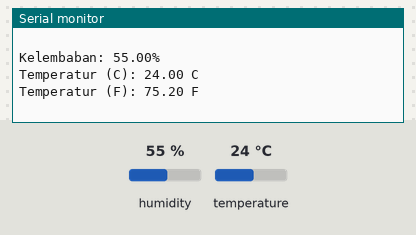
The sketch below on a simulated Arduino Uno, built with avr-gcc and run on an emulated ATmega328P. Parts: the last lines printed to the serial monitor. Inputs (shaded band) come from the test bench; at power-on: humidity 55 %, temperature 24 °C.

Above: at 3.3 s.
3.4 s: humidity set to 22 %
6.2 s: temperature set to 12 °C
At 7.04 s:
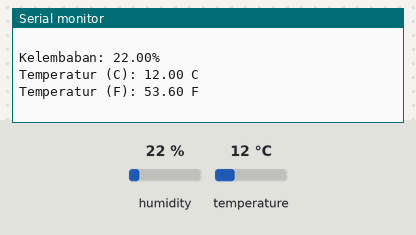
9.0 s: humidity set to 40 %
11.8 s: temperature set to 41 °C
At 13.21 s:
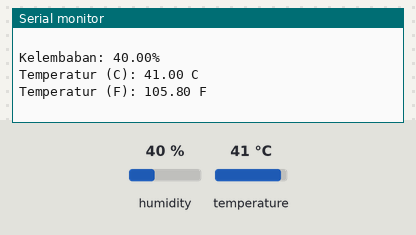
18.0 s: temperature set to 19 °C
At 19.39 s:
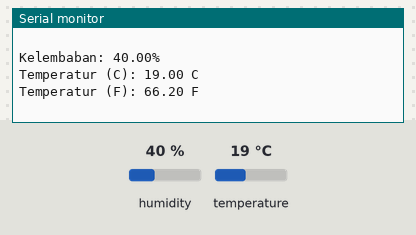
Timing chart, 0 to 21.0 s (numbered marks = the images above; inputs shaded):
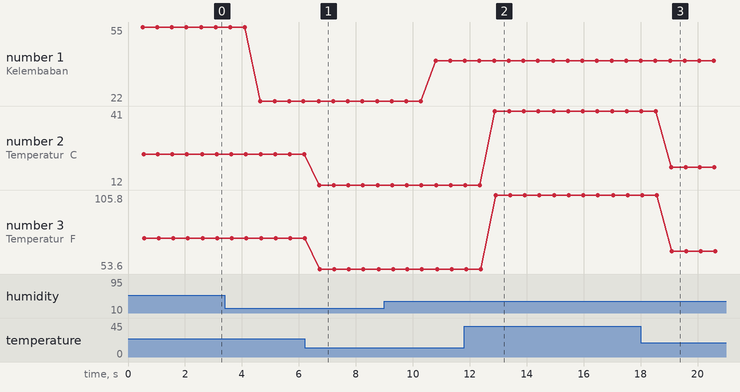

Measured:
- after the input at 6.2 s, the serial monitor: prints a new line after 0.52 s (image 1)
- after the input at 11.8 s, the serial monitor: prints a new line after 1.1 s (image 2)
- after the input at 18.0 s, the serial monitor: prints a new line after 1.1 s (image 3)
- plotted number 1: 55 → 22 after the input at 3.4 s, 22 → 40 after the input at 9.0 s
- plotted number 2: 24 → 12 after the input at 6.2 s, 12 → 41 after the input at 11.8 s, 41 → 19 after the input at 18.0 s
- plotted number 3: 75.2 → 53.6 after the input at 6.2 s, 53.6 → 105.8 after the input at 11.8 s, 105.8 → 66.2 after the input at 18.0 s

The sketch:

DHT11.ino
```cpp
#include "DHT.h"
#define DHTPIN 2 // Deklarasi PIN DHT11
#define DHTTYPE DHT11   // Tipe sensor yang digunakan (DHT11 atau DHT22)
DHT dht(DHTPIN, DHTTYPE);

void setup() {
  Serial.begin(9600);
  Serial.println(F("DHTxx test!"));
  dht.begin();
}

void loop() {
  delay(500);
  float h = dht.readHumidity(); // Membaca kelembaban
  float t = dht.readTemperature(); // Membaca suhu dalam satuan Celsius
  float f = dht.readTemperature(true); // Membaca suhu dalam satuan Fahrenheit

  if (isnan(h) || isnan(t) || isnan(f)) {
    Serial.println(F("Gagal membaca sensor!!!"));
    return;
  }

  float hif = dht.computeHeatIndex(f, h);
  float hic = dht.computeHeatIndex(t, h, false);

  Serial.print("Kelembaban: "); // Menampilkan data kelembaban di serial monitor
  Serial.print(h);
  Serial.println("%");

  Serial.print("Temperatur (C): "); // Menampilkan data Suhu (C) di serial monitor
  Serial.print(t);
  Serial.println(" C");

  Serial.print("Temperatur (F): "); // Menampilkan data Suhu (F) di serial monitor
  Serial.print(f);
  Serial.println(" F");
  Serial.println(" ");
}
```
